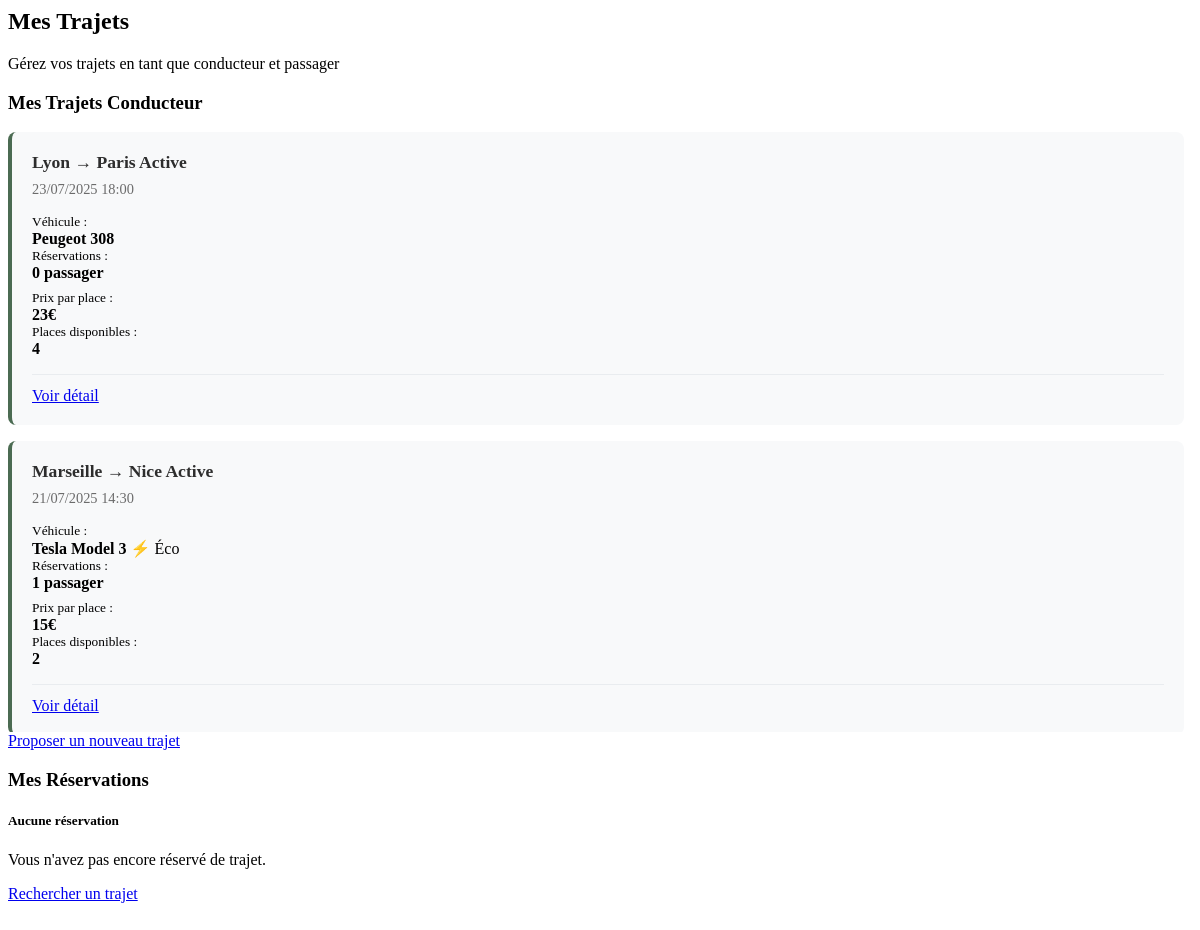
The app's page /pages/my-trips.php (signed in) with its own data.
### tables this page shows
CREATE TABLE trips (
    id INT AUTO_INCREMENT PRIMARY KEY,
    driver_id INT NOT NULL,                           
    vehicle_id INT NOT NULL,                          
    departure_city VARCHAR(100) NOT NULL,             
    arrival_city VARCHAR(100) NOT NULL,               
    departure_time DATETIME NOT NULL,                 
    available_seats INT NOT NULL,                     
    price_per_seat DECIMAL(5, 2) NOT NULL,           
    preferences TEXT,                                 
    status ENUM(                                      
        'active',                                     
        'completed',                                  
        'cancelled'                                   
    ) DEFAULT 'active',
    created_at TIMESTAMP DEFAULT CURRENT_TIMESTAMP,
    updated_at TIMESTAMP NULL ON UPDATE CURRENT_TIMESTAMP,  
    FOREIGN KEY (driver_id) REFERENCES users (id) ON DELETE CASCADE,
    FOREIGN KEY (vehicle_id) REFERENCES vehicles (id) ON DELETE CASCADE
);

CREATE TABLE vehicles (
    id INT AUTO_INCREMENT PRIMARY KEY,
    user_id INT NOT NULL,                             
    brand VARCHAR(50) NOT NULL,                       
    model VARCHAR(50) NOT NULL,                       
    color VARCHAR(30),                                
    license_plate VARCHAR(20) UNIQUE,                 
    seats INT NOT NULL,                               
    fuel_type ENUM(                                   
        'essence',
        'diesel',
        'électrique',
        'hybride'
    ) DEFAULT 'essence',
    year YEAR,                                        
    created_at TIMESTAMP DEFAULT CURRENT_TIMESTAMP,
    updated_at TIMESTAMP NULL ON UPDATE CURRENT_TIMESTAMP,  
    FOREIGN KEY (user_id) REFERENCES users (id) ON DELETE CASCADE
);

### includes/session.php (called while the page is built, shortened)
<?php
class Session
{
    public static function isLoggedIn()
    {
        return isset($_SESSION['user_id']) && !empty($_SESSION['user_id']);
    }
    public static function getCurrentUser()
    {
        return [
            'id' => $_SESSION['user_id'],
            'username' => $_SESSION['username'],
            'email' => $_SESSION['email'],
            'credits' => $_SESSION['credits'],
            'role' => $_SESSION['role'],
            'login_time' => $_SESSION['login_time']
        ];
    }
}
function getCurrentUser()
{
    return Session::getCurrentUser();
}

### classes/Trip.php (called while the page is built, shortened)
<?php
class Trip
{
    public static function getByUser($pdo, $userId)
    {
        $stmt = $pdo->prepare("
            SELECT t.*,
                   v.brand, v.model, v.color, v.fuel_type,
                   COUNT(DISTINCT b.id) as bookings_count
            FROM trips t
            LEFT JOIN vehicles v ON t.vehicle_id = v.id
            LEFT JOIN bookings b ON t.id = b.trip_id
            WHERE t.driver_id = ?
            GROUP BY t.id
            ORDER BY t.departure_time DESC
        ");
        $stmt->execute([$userId]);
        return $stmt->fetchAll(PDO::FETCH_ASSOC);
    }
}

### classes/User.php (called while the page is built, shortened)
<?php
class User {
    private $pdo;
    private $id;
    public function __construct($pdo, $id = null) {
        $this->pdo = $pdo;
        $this->id = $id;
        if ($id !== null) {
            $this->loadById($id);
        }
    }
    public function loadById($id) {
        try {
            $stmt = $this->pdo->prepare("SELECT * FROM users WHERE id = :id");
            $stmt->execute([':id' => $id]);
            $user = $stmt->fetch(PDO::FETCH_ASSOC);
            $this->id = $id;
            $this->data = $user;
            return $this->data;
        } catch (PDOException $e) {
            throw new Exception("Erreur lors du chargement des données utilisateur.");
        }
    }
    public function getTripsAsPassenger() {
        try {
            $stmt = $this->pdo->prepare("
                SELECT b.*, t.departure_city, t.arrival_city, t.departure_time,
                       u.username as driver_name, v.brand, v.model, v.fuel_type
                FROM bookings b
                JOIN trips t ON b.trip_id = t.id
                JOIN users u ON t.driver_id = u.id
                LEFT JOIN vehicles v ON t.vehicle_id = v.id
                WHERE b.passenger_id = :user_id
                ORDER BY t.departure_time DESC
            ");
            $stmt->execute([':user_id' => $this->id]);
            return $stmt->fetchAll(PDO::FETCH_ASSOC);
        } catch (PDOException $e) {
            throw new Exception("Erreur lors de la récupération des réservations.");
        }
    }
}

### pages/my-trips.php (the view, shortened to what this page needs)
<?php
require_once 'includes/session.php';
require_once 'config/database.php';
require_once 'classes/User.php';
require_once 'classes/Trip.php';
$user = getCurrentUser();
try {
    $my_trips_driver = Trip::getByUser($pdo, $user['id']);
    $currentUser = new User($pdo, $user['id']);
    $my_trips_passenger = $currentUser->getTripsAsPassenger();
} catch (Exception $e) {
    $my_trips_driver = [];
    $my_trips_passenger = [];
    $error_message = "Erreur lors du chargement des trajets : " . $e->getMessage();
}
?>
<section class="auth-section">
    <div class="container">
        <div class="row justify-content-center mb-4">
            <div class="col-lg-10">
                <div class="auth-header text-center">
                    <h1 class="auth-title">
                        Mes Trajets
                    </h1>
                    <p class="auth-subtitle">
                        Gérez vos trajets en tant que conducteur et passager
                    </p>
                </div>
            </div>
        </div>
        <div class="row">
            <div class="col-lg-6">
                <div class="auth-card">
                    <h3 class="text-success mb-4">
                        <i class="fas fa-car"></i> Mes Trajets Conducteur
                    </h3>
                    <?php if (count($my_trips_driver) > 0): ?>
                        <div class="trips-list">
                            <?php foreach ($my_trips_driver as $trip): ?>
                                <div class="trip-item">
                                    <div class="trip-header">
                                        <h5>
                                            <?= htmlspecialchars($trip['departure_city']) ?> →
                                            <?= htmlspecialchars($trip['arrival_city']) ?>
                                            <span class="badge bg-<?= $trip['status'] === 'active' ? 'success' : ($trip['status'] === 'completed' ? 'primary' : 'secondary') ?>">
                                                <?= ucfirst($trip['status']) ?>
                                            </span>
                                        </h5>
                                        <p class="trip-date">
                                            <?= date('d/m/Y H:i', strtotime($trip['departure_time'])) ?>
                                        </p>
                                    </div>
                                    <div class="trip-details">
                                        <div class="row">
                                            <div class="col-6">
                                                <small class="text-muted">Véhicule :</small><br>
                                                <strong><?= htmlspecialchars($trip['brand']) ?> <?= htmlspecialchars($trip['model']) ?></strong>
                                                <?php if ($trip['fuel_type'] === 'électrique' || $trip['fuel_type'] === 'Électrique'): ?>
                                                    <span class="badge bg-success">⚡ Éco</span>
                                                <?php endif; ?>
                                            </div>
                                            <div class="col-6">
                                                <small class="text-muted">Réservations :</small><br>
                                                <strong><?= $trip['bookings_count'] ?> passager<?= $trip['bookings_count'] > 1 ? 's' : '' ?></strong>
                                            </div>
                                        </div>
                                        <div class="row mt-2">
                                            <div class="col-6">
                                                <small class="text-muted">Prix par place :</small><br>
                                                <strong><?= number_format($trip['price_per_seat'], 0) ?>€</strong>
                                            </div>
                                            <div class="col-6">
                                                <small class="text-muted">Places disponibles :</small><br>
                                                <strong class="text-info"><?= $trip['available_seats'] ?></strong>
                                            </div>
                                        </div>
                                    </div>
                                    <div class="trip-actions mt-3">
                                        <a href="?page=detail&id=<?= $trip['id'] ?>" class="btn btn-outline-primary btn-sm">
                                            <i class="fas fa-eye"></i> Voir détail
                                        </a>
                                    </div>
                                </div>
                            <?php endforeach; ?>
                        </div>
                        <div class="text-center mt-4">
                            <a href="?page=create-trip" class="btn btn-success">
                                <i class="fas fa-plus"></i> Proposer un nouveau trajet
                            </a>
                        </div>
                    <?php endif; ?>
                </div>
            </div>
            <div class="col-lg-6">
                <div class="auth-card">
                    <h3 class="text-primary mb-4">
                        <i class="fas fa-user-friends"></i> Mes Réservations
                    </h3>
                    <?php if (count($my_trips_passenger) > 0): ?>
                        <div class="trips-list">
                            <?php foreach ($my_trips_passenger as $booking): ?>
                                <div class="trip-item">
                                    <div class="trip-header">
                                        <h5>
                                            <?= htmlspecialchars($booking['departure_city']) ?> →
                                            <?= htmlspecialchars($booking['arrival_city']) ?>
                                            <span class="badge bg-<?= $booking['status'] === 'confirmed' ? 'success' : ($booking['status'] === 'pending' ? 'warning' : 'secondary') ?>">
                                                <?= ucfirst($booking['status']) ?>
                                            </span>
                                        </h5>
                                        <p class="trip-date">
                                            <i class="fas fa-calendar"></i>
                                            <?= date('d/m/Y H:i', strtotime($booking['departure_time'])) ?>
                                        </p>
                                    </div>
                                    <div class="trip-details">
                                        <div class="row">
                                            <div class="col-6">
                                                <small class="text-muted">Conducteur :</small><br>
                                                <strong><?= htmlspecialchars($booking['driver_name']) ?></strong>
                                            </div>
                                            <div class="col-6">
                                                <small class="text-muted">Véhicule :</small><br>
                                                <strong><?= htmlspecialchars($booking['brand']) ?> <?= htmlspecialchars($booking['model']) ?></strong>
                                                <?php if ($booking['fuel_type'] === 'électrique' || $booking['fuel_type'] === 'Électrique'): ?>
                                                    <span class="badge bg-success">⚡ Éco</span>
                                                <?php endif; ?>
                                            </div>
                                        </div>
                                        <div class="row mt-2">
                                            <div class="col-6">
                                                <small class="text-muted">Places réservées :</small><br>
                                                <strong><?= $booking['seats_booked'] ?></strong>
                                            </div>
                                            <div class="col-6">
                                                <small class="text-muted">Prix payé :</small><br>
                                                <strong class="text-primary">
                                                    <?= number_format($booking['total_price'], 0) ?>€
                                                </strong>
                                            </div>
                                        </div>
                                    </div>
                                    <div class="trip-actions mt-3">
                                        <a href="?page=detail&id=<?= $booking['trip_id'] ?>" class="btn btn-outline-primary btn-sm">
                                            <i class="fas fa-eye"></i> Voir détail
                                        </a>
                                        <?php if ($booking['status'] === 'confirmed' && strtotime($booking['departure_time']) > time()): ?>
                                            <form method="POST" class="d-inline" onsubmit="return confirm('Êtes-vous sûr de vouloir annuler cette réservation ? Vos crédits seront remboursés.')">
                                                <input type="hidden" name="action" value="cancel_booking">
                                                <input type="hidden" name="booking_id" value="<?= $booking['id'] ?>">
                                                <button type="submit" class="btn btn-outline-danger btn-sm">
                                                    <i class="fas fa-times"></i> Annuler
                                                </button>
                                            </form>
                                        <?php endif; ?>
                                    </div>
                                </div>
                            <?php endforeach; ?>
                        </div>
                        <div class="text-center mt-4">
                            <a href="?page=search" class="btn btn-primary">
                                <i class="fas fa-search"></i> Rechercher un trajet
                            </a>
                        </div>
                    <?php else: ?>
                        <div class="text-center py-4">
                            <h5 class="text-muted">Aucune réservation</h5>
                            <p class="text-muted">Vous n'avez pas encore réservé de trajet.</p>
                            <a href="?page=search" class="btn btn-primary">
                                <i class="fas fa-search"></i> Rechercher un trajet
                            </a>
                        </div>
                    <?php endif; ?>
                </div>
            </div>
        </div>
    </div>
</section>

### pages/my-trips.php (style rules this page uses)
.trips-list { max-height: 600px; overflow-y: auto; padding-right: 8px; }
.trip-item { background: #f8f9fa; border-radius: 8px; padding: 20px; margin-bottom: 16px; border-left: 4px solid #4B6B52; transition: all 0.3s ease; }
.trip-header h5 { margin: 0 0 8px 0; color: #2D2D2D; font-size: 1.1rem; }
.trip-date { color: #6B6B6B; font-size: 0.9rem; margin: 0; }
.trip-details { margin: 16px 0; }
.trip-details .row { margin-bottom: 8px; }
.trip-actions { border-top: 1px solid #e9ecef; padding-top: 12px; }
.trip-actions .btn { margin-right: 8px; margin-bottom: 4px; }

### records on screen
trips: departure_city "Lyon", arrival_city "Paris", status "Active", departure_time "23/07/2025 18:00", vehicle.brand "Peugeot", vehicle.model "308", bookings_count "0", price_per_seat "23", available_seats "4"
trips: departure_city "Marseille", arrival_city "Nice", status "Active", departure_time "21/07/2025 14:30", vehicle.brand "Tesla", vehicle.model "Model 3", shows "⚡ Éco", bookings_count "1", price_per_seat "15", available_seats "2"
